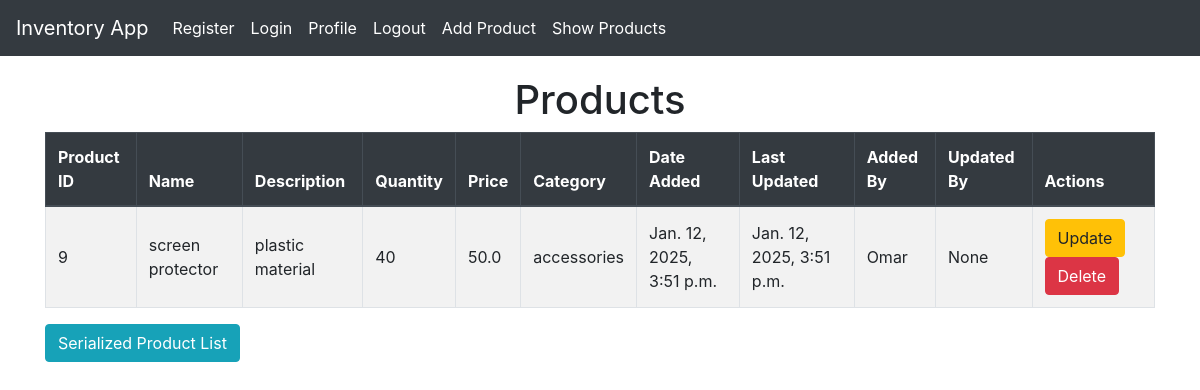
The page /list/ (signed in) on the database its author committed.
### Inventory_App/models.py (models this page shows, shortened)
class Product(models.Model):
    product_id = models.AutoField(primary_key=True)
    name = models.CharField(max_length=100)
    description = models.TextField()
    quantity = models.IntegerField()
    price = models.FloatField()
    category = models.CharField(max_length=100)
    date_added = models.DateTimeField(auto_now_add=True)
    last_updated = models.DateTimeField(auto_now=True)
    added_by = models.ForeignKey(User, on_delete=models.PROTECT, related_name='product_added_by', null=True)
    updated_by = models.ForeignKey(User, on_delete=models.PROTECT, related_name='Product_updated_by', null=True)

### Inventory_App/views.py (the view)
# urls.py: path('list/', views.product_list_view, name='product_list'),
def product_list_view(request):
    product_list = Product.objects.filter(added_by=request.user) or Product.objects.filter(updated_by=request.user)
    filter_backends = [filters.SearchFilter]
    search_fields = ['category', 'price', 'quantity']
    return render(request, 'Inventory_App/product_list.html', {'product_list': product_list})

### Inventory_App/templates/Inventory_App/product_list.html (shortened to what this page needs)
{% extends "Inventory_App/base.html" %}
{% block content %}
    <h1 class="text-center">Products</h1>
    <table class="table table-bordered table-striped ">
        <thead class="thead-dark">
            <tr>
                <th>Product ID</th>
                <th>Name</th>
                <th>Description</th>
                <th>Quantity</th>
                <th>Price</th>
                <th>Category</th>
                <th>Date Added</th>
                <th>Last Updated</th>
                <th>Added By</th>
                <th>Updated By</th>
                <th>Actions</th>
            </tr>
        </thead>
        <tbody>
            {% for product in product_list %}
            <tr>
                <td>{{ product.product_id }} </td>
                <td>{{ product.name }} </td>
                <td>{{ product.description }} </td>
                <td>{{ product.quantity }} </td>
                <td>{{ product.price }} </td>
                <td>{{ product.category }} </td>
                <td>{{ product.date_added }} </td>
                <td>{{ product.last_updated }} </td>
                <td>{{ product.added_by }} </td>
                <td>{{ product.updated_by }} </td>
                <td>
                    <a href="{% url 'product_update' product.product_id %}" class="btn btn-warning" >Update</a>
                    <a href="{% url 'product_delete' product.product_id %}" class="btn btn-danger" >Delete</a>
                </td>
            </tr>
            {% endfor %}
        </tbody>
    </table>
    <a href="{% url 'product_serialize_list' %}" class="btn btn-info" >Serialized Product List</a>
{% endblock %}

### Inventory_App/templates/Inventory_App/base.html (style rules this page uses)
body { padding-top: 56px; }
.table th, .table td { vertical-align: middle; }

### rows shown on the page
Product: product_id "9", name "screen protector", description "plastic material", quantity "40", price "50.0", category "accessories", date_added "Jan. 12, 2025, 3:51 p.m.", last_updated "Jan. 12, 2025, 3:51 p.m.", added_by "Omar", updated_by "None"
